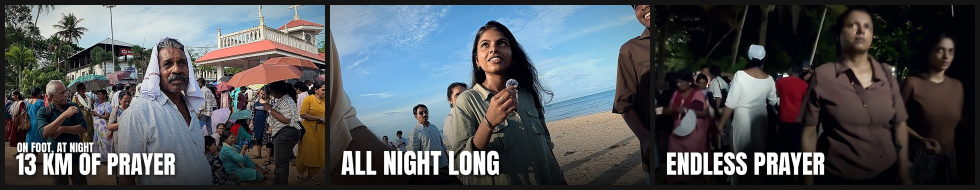
#> input picture copioni/arthunkal_miniature/v3/00_test_en.jpg, 1960 x 380 px (shown at 1/2 size)
$ python -i build.py   (imports and definitions only)
#> lines starting #> are read from the running program, lines starting #| are printed output that depends on the picture
#!/usr/bin/env python3
"""fortkochi (NGO): Ashwasa Bhavan (Veli, Fort Kochi) e Raksha (Kochangadi, Kochi), girato il 13/11.

    python3 projects/fortkochi/build.py long [--preview]
Girato in work/fortkochi/raw (Drive "Kochi NGO" 1J2VdasjXPmTi9OTbMbNYrBbV9_BH3EZc, rclone), voiceover e camera in
work/fortkochi/vo ("Voice Over + Camera"). Copione: copioni/fortkochi_testi.md, "COPIONE v3" + "VOICEOVER REGISTRATI"
+ "CORREZIONI E CAMERA" (Copy 16/11). Girato e scelte: projects/fortkochi/girato.md; decisioni di Manuel: brief.md.
Stesso motore di coir (projects/coir/build.py), con il montato a 23.976 fps come il girato (DOC_FPS, Manuel 16/11:
fluidità). Musica originale fatta da Montaggio (projects/fortkochi/musica.py, Manuel 16/11), poca e bassa.
Bambini di Ashwasa: clip già sfocate da tools/face_blur.py (work/fortkochi/blur). 0039 ruotata di 180° (work/fortkochi/rot),
solo la parte centrale con la sala (Manuel 16/11).
"""
import glob, json, os, subprocess, sys
# [1 line not run here, left out]
import numpy as np

ROOT = os.path.abspath(os.path.join(os.path.dirname(__file__), "..", ".."))
sys.path.insert(0, f"{ROOT}/tools")
from doc_render import Timeline, run, dur_of, ts, FPS
from sigla import sigla_d
from voice_clean import cleaned

PREVIEW = "--preview" in sys.argv
WORK = f"{ROOT}/work/fortkochi"
R = f"{WORK}/raw"
OUT = f"{WORK}/out"
VOCE = f"{WORK}/voce2"
AUD = f"{ROOT}/projects/fortkochi/audio"
VOF = f"{WORK}/vo/vo.m4a"            # "Via Privata Flumendosa.m4a": i 18 VO
CORR = f"{WORK}/vo/corr.m4a"         # "Correzioni": blocchi 1, 4, 8
CAM = f"{WORK}/vo/IMG_9082.MOV"      # i 6 pezzi in camera (4K 30 fps)
CHIUSURA = f"{ROOT}/assets/voce/chiusura_vocivere.m4a"
# [1 line not run here, left out]
DEF = "eq=contrast=1.03:saturation=1.05"
MUS = 0.075                          # musica sotto il VO: bassa, costante


def C(k):
    m = glob.glob(f"{R}/DJI_20261113*_{k}_D.MP4")
    assert len(m) == 1, (k, m)
    return m[0]


def B(k):
    """v3 (Manuel 18/11): bambini SENZA sfocatura, Manuel ha il consenso di tutti: la clip originale."""
    return C(k)


ROT = f"{WORK}/rot/0039r.mp4"        # camminata dentro Raksha ruotata di 180°: sala 7.4-11.6


def _words():
    out = {}
    d = json.load(open(f"{WORK}/tr/interviste.json"))
    for k, w in d.items():
        out[os.path.basename(C(k))] = [(x[0], x[1]) for x in w]
    cam = json.load(open(f"{WORK}/tr/cam.json"))["cam.wav"]
    out[os.path.basename(CAM)] = [(w, t) for s in cam for w, t in s["words"]]
    return out


# [1 line that did not run here, left out]


def words_of(src):
    return WORDS.get(os.path.basename(src), [])


# ---------------- voce allo stesso livello (da projects/coir/build.py) ----------------
VOICE_LUFS = -18.0
FLOOR_DB = -60.0               # fondo nelle pause più basso del coir (Manuel 16/11: niente ventilatori o ronzii)


def _pcm(path, af="anull", ch=1):
    return np.frombuffer(subprocess.run(["ffmpeg", "-v", "error", "-i", path, "-map", "0:a:0", "-ac", str(ch), "-ar", "48000",
                                         "-af", af, "-f", "f32le", "-"], capture_output=True, check=True).stdout, np.float32)


# [5 lines left out: function _lufs, not called in this run]


SOFT = {"0030"}                 # clip col vento dove RNNoise pieno mangiava l'inizio delle parole ("bambino per un giorno")


# [10 lines left out: function soft_rnn, not called in this run]


def leveled(src):
    """Solo la voce pulita (RNNoise) a -18 LUFS con guadagno fisso, nient'altro della clip (Manuel 17/11: nelle interviste
    si sentivano rumori; prima restava un filo del fondo della stanza a -60 dB, ora no). Nelle pause tra le frasi
    la voce pulita si chiude a -45 dB (resti di RNNoise), con 60 ms prima e 200 ms dopo ogni tratto di voce.
    Stessi tempi della clip (labiale invariato)."""
    name = os.path.splitext(os.path.basename(src))[0]
    out = f"{VOCE}/liv2_{name}.wav"
    if os.path.exists(out):
        return out
    code = name.split("_")[2] if name.startswith("DJI_") else ""
    cv = soft_rnn(src, f"{VOCE}/soft_{name}.wav") if code in SOFT else cleaned(src, VOCE)
    gv = VOICE_LUFS - _lufs(cv)
    c = _pcm(cv).astype(np.float64)
    n = len(c)
    hv = 480
    mv = n // hv
    dv = 20 * np.log10(np.sqrt((c[:mv * hv].reshape(mv, hv) ** 2).mean(1)) + 1e-9)
    dv = np.convolve(dv, np.ones(5) / 5, mode="same")
    lo, hi = np.percentile(dv, 10), np.percentile(dv, 95)
    on = dv > lo + 0.2 * (hi - lo)
    on = np.convolve(on.astype(float), np.ones(27), mode="full")[6:6 + mv] > 0
    gate = np.where(on, 1.0, 10 ** (-45 / 20))
    gate = np.convolve(gate, np.ones(5) / 5, mode="same")
    gate = np.interp(np.arange(n), (np.arange(mv) + 0.5) * hv, gate)
    y = c * gate * 10 ** (gv / 20)
    y = np.clip(y, -0.98, 0.98).astype(np.float32)
    import soundfile as sf
    sf.write(out, np.stack([y, y], 1), 48000, subtype="PCM_16")
    print(f"voce {name}: {gv:+.1f} dB, solo voce pulita", flush=True)
    return out


# [7 lines left out: function range_gain, not called in this run]


class TL(Timeline):
    # [9 lines left out: function _af, not called in this run]


# ---------------- tagli sulla voce vera ----------------
_VOICED = {}


# [58 lines left out: functions voiced, snap, snap_w, tight, not called in this run]


VO_SPEED = 1.05                # Manuel 17/11: voiceover e camera a 1.05x, senza pause né respiri tra le frasi


# [36 lines left out: function piece, not called in this run]


# ---------------- montaggio ----------------
class Edit:
    # [5 lines left out: function __init__, not called in this run]

    @property
    def t(self):
        return self.tl.t

    # [111 lines left out: functions b, say, cam, vo, ass, render, not called in this run]


def music(tl, name, t0, t1, offset=0.0, level=MUS, fin=1.0, fout=1.2):
    tl.music(t0, t1, f"{AUD}/fk_{name}.flac", offset=offset, level=level, fin=fin, fout=fout, duck=False, norm=False)
    return offset + (t1 - t0)


# [26 lines left out: function closing_visual, not called in this run]


# ---------------- copione v3 (prese buone misurate sulla trascrizione, 16/11) ----------------
V = {1: [(CORR, [(9.95, 14.95), (15.4, 18.3)])],
     2: [(VOF, [(44.85, 49.65), (54.72, 61.6)])],
     4: [(CORR, [(64.2, 73.9)])],
     5: [(VOF, [(80.4, 81.9)])], 6: [(VOF, [(90.85, 93.15)])], 7: [(VOF, [(94.15, 98.6)])],
     8: [(VOF, [(100.05, 101.95)]), (CORR, [(36.62, 41.95)]), (VOF, [(107.2, 108.95), (110.55, 114.4)])],
     9: [(VOF, [(116.45, 120.6), (121.0, 123.0)])], 10: [(VOF, [(126.4, 135.4)])], 11: [(VOF, [(149.55, 155.9)])],
     12: [(VOF, [(162.35, 164.0)])], 13: [(VOF, [(165.25, 166.3)])], 15: [(VOF, [(169.15, 177.2)])],
     16: [(VOF, [(181.45, 186.75), (197.5, 201.0)])], 18: [(VOF, [(204.75, 211.8)])], 21: [(VOF, [(214.6, 216.85)])],
     23: [(VOF, [(219.9, 230.8)])], 24: [(VOF, [(232.35, 236.8)])]}
# pezzi in camera (Manuel 17/11): inizi e fini misurati sulla voce (energia a 10 ms), B-roll sulle cose che dice,
# in camera solo pochi secondi di fila
# [10 lines that did not run here, left out]
I = dict(lift=True, pad=(0.05, 0.1), zooms=[1.0, 1.15])   # interviste: zoom secco a ogni taglio (Manuel 17/11)
I2 = dict(I, cut=(0.35, 0.1))
# v3 (Manuel 18/11): interviste più strette a ogni taglio (inquadratura più stretta sul viso, non solo 1.15)
IS = dict(I2, zooms=[1.0, 1.3], cx=0.5, zy=0.3)       # suore alla porta: le due insieme, più vicine
IE = dict(I2, zooms=[1.0, 1.45], cx=0.48, zy=0.22)    # educatrice di Raksha: stretta sul viso                                # e via le pause lunghe dentro le risposte     # interviste: tagli esatti sulle risposte

# [2 lines that did not run here, left out]


# [160 lines left out: function long_video, not called in this run]


# [6 lines not run here, left out]

>>> import cv2
>>> picture = cv2.imread('../../copioni/arthunkal_miniature/v3/00_test_en.jpg', cv2.IMREAD_GRAYSCALE)
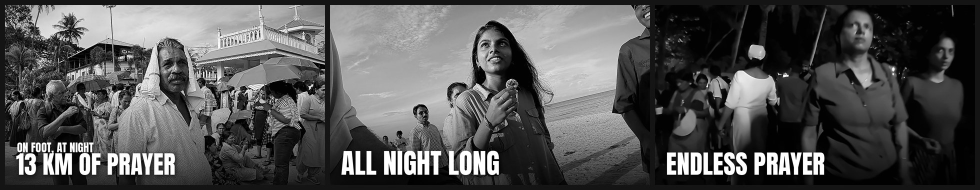
#> picture: shape (380, 1960) (shown at 1/2 size); min 0, max 255, mean 84.7
#> (the run stopped early here; a loop or call above may not have finished)

$ run again, on copioni/arthunkal_miniature/v3/00_bozze_it.jpg
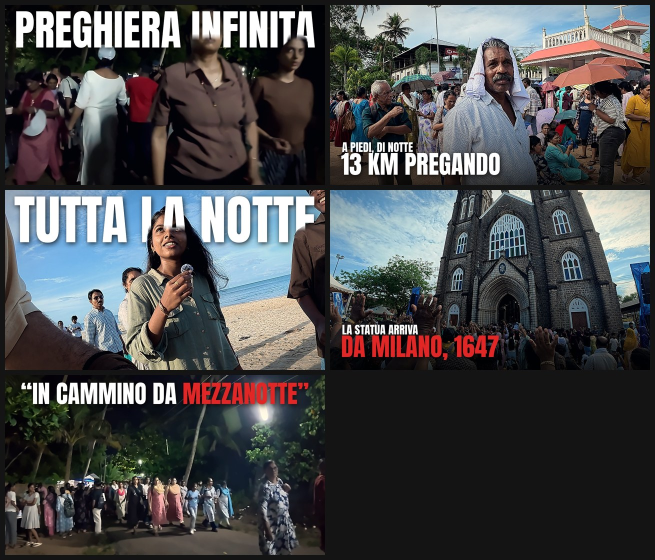
#> input picture copioni/arthunkal_miniature/v3/00_bozze_it.jpg, 1310 x 1120 px (shown at 1/2 size)
#> `picture = cv2.imread('../../copioni/arthunkal_miniature/v3/00_test_en...`:
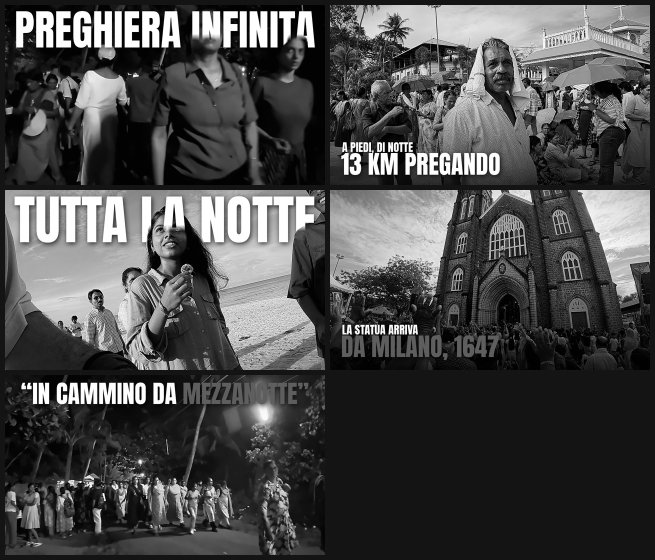
#> picture: shape (1120, 1310) (shown at 1/2 size); min 0, max 255, mean 75.8

$ run again, on copioni/arthunkal_miniature/v3/A1_notte_en.jpg
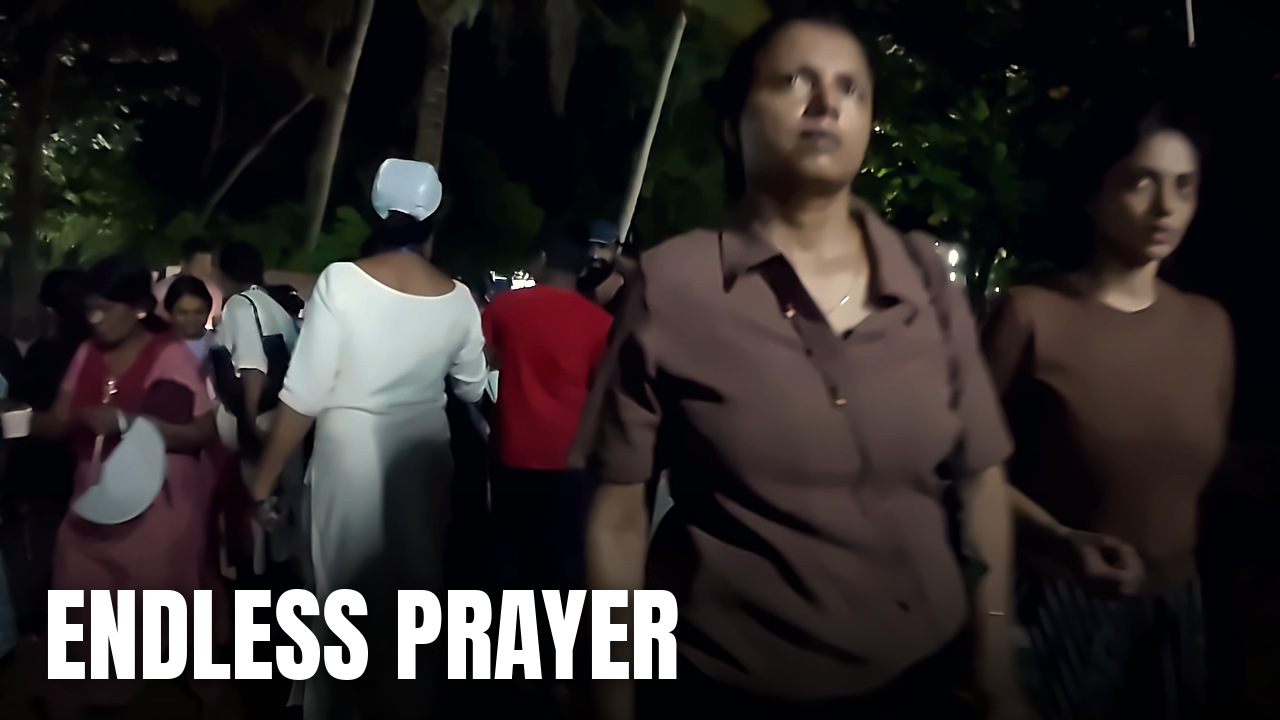
#> input picture copioni/arthunkal_miniature/v3/A1_notte_en.jpg, 1280 x 720 px
#> `picture = cv2.imread('../../copioni/arthunkal_miniature/v3/00_test_en...`:
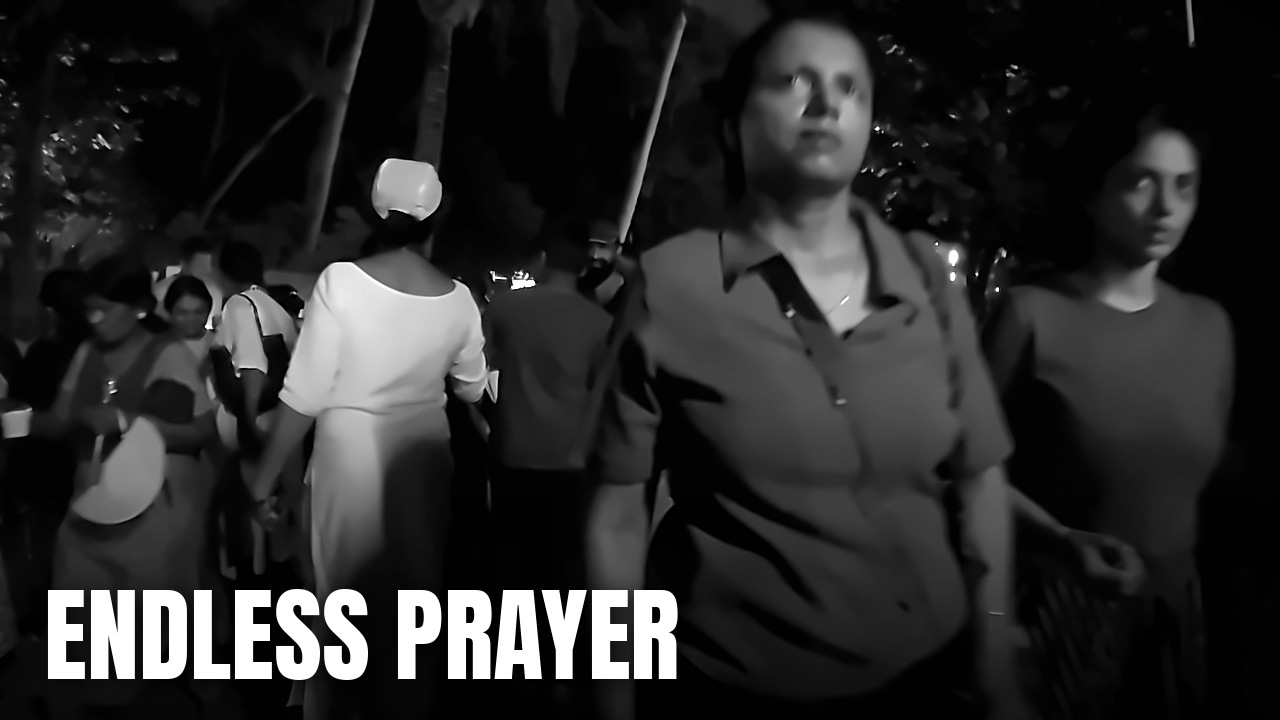
#> picture: shape (720, 1280); min 0, max 255, mean 41.9
